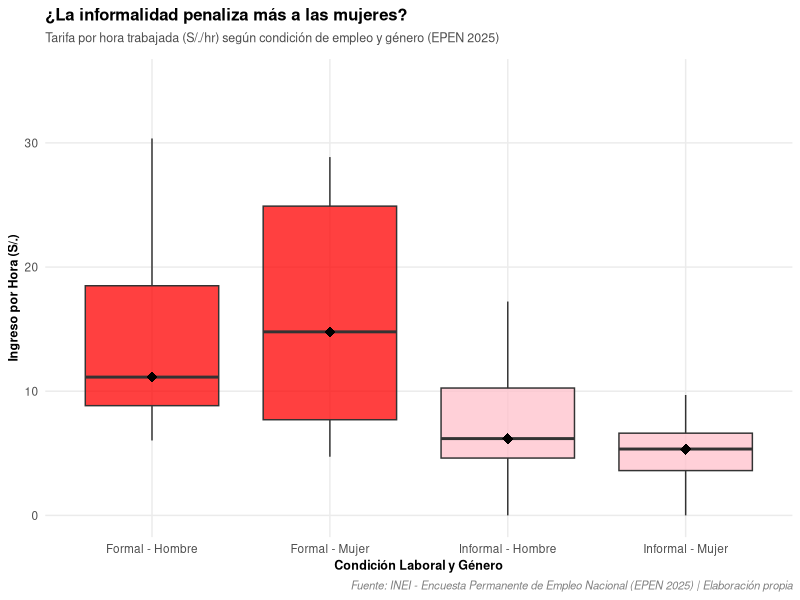

Write R code to recreate this figure.
# ==============================================================================
# PROYECTO FINAL - PARTE 2: ANÁLISIS PROFUNDO DE BRECHAS Y PENALIZACIÓN
# Script: 04_analisis_final.R
# ==============================================================================

# 1. Cargar librerías
library(dplyr)
library(readr)
library(ggplot2)

# 2. Cargar y preparar los datos
df_raw <- read.csv("EPEN 2025 BD_Publicacion Dpto_0.csv", encoding = "UTF-8")

df_analisis <- df_raw %>%
  filter(!is.na(ingtrabw), OCUP300 == 1, whoraT > 0) %>%
  select(
    sexo_cod = C207,
    informal_cod = Informal_P,
    ingreso = ingtrabw,
    horas_semana = whoraT
  ) %>%
  mutate(
    sexo = ifelse(sexo_cod == 1, "Hombre", "Mujer"),
    informalidad = ifelse(informal_cod == 1, "Informal", "Formal"),
    ingreso_hora = ingreso / (horas_semana * 4.2),
    grupo_analisis = paste(informalidad, sexo, sep = " - ")
  )

# 3. Tema personalizado para la gráfica
tema_publicacion <- theme_minimal(base_family = "sans") +
  theme(
    plot.title = element_text(face = "bold", size = 12, color = "black"),
    plot.subtitle = element_text(size = 9, color = "gray30", margin = margin(b = 10)),
    plot.caption = element_text(size = 8, color = "gray50", face = "italic"),
    axis.title = element_text(face = "bold", size = 9),
    axis.text = element_text(size = 8.5),
    legend.position = "none",
    panel.grid.minor = element_blank()
  )

# 4. Crear gráfico final
grafico_final <- ggplot(df_analisis, aes(x = grupo_analisis, y = ingreso_hora, fill = informalidad)) +
  geom_boxplot(alpha = 0.75, outlier.color = "firebrick", outlier.alpha = 0.5) +
  stat_summary(fun = median, geom = "point", shape = 18, size = 3.5, color = "black") +
  scale_fill_manual(values = c("Formal" = "red", "Informal" = "pink")) +
  labs(
    title = "¿La informalidad penaliza más a las mujeres?",
    subtitle = "Tarifa por hora trabajada (S/./hr) según condición de empleo y género (EPEN 2025)",
    x = "Condición Laboral y Género",
    y = "Ingreso por Hora (S/.)",
    caption = "Fuente: INEI - Encuesta Permanente de Empleo Nacional (EPEN 2025) | Elaboración propia"
  ) +
  coord_cartesian(ylim = c(0, 35)) +
  tema_publicacion

# 5. Guardar la imagen
if (!dir.exists("figures")) dir.create("figures")

ggsave(
  filename = "figures/grafico_analisis_final.png",
  plot = grafico_final,
  width = 8,
  height = 5,
  dpi = 300)
